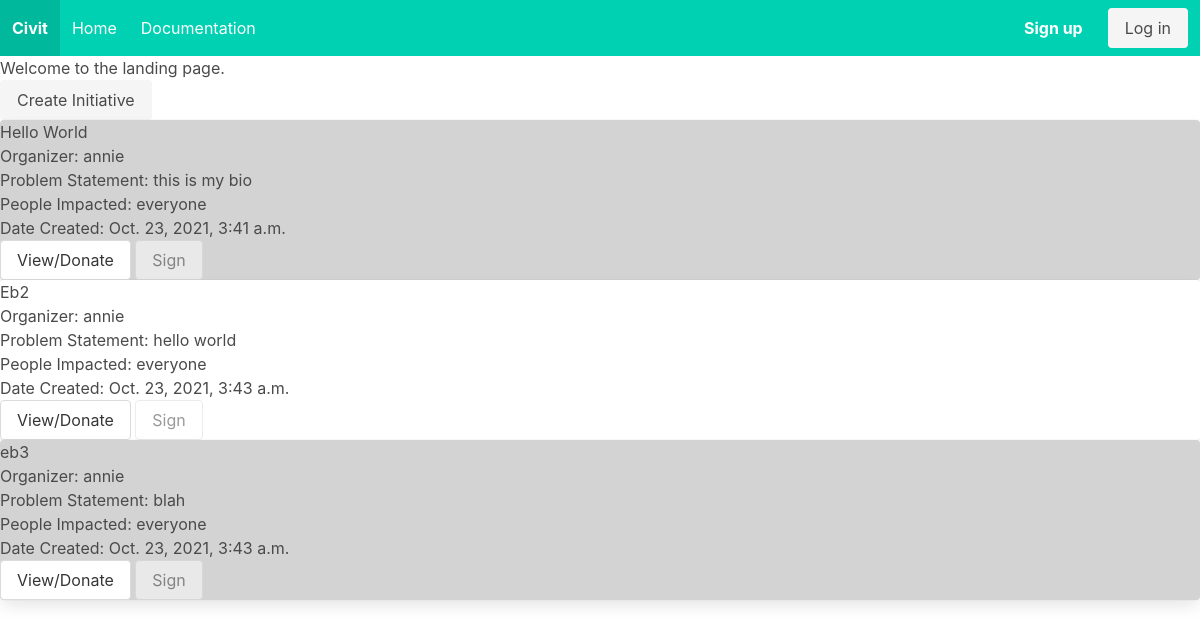
The app's page /, older data.
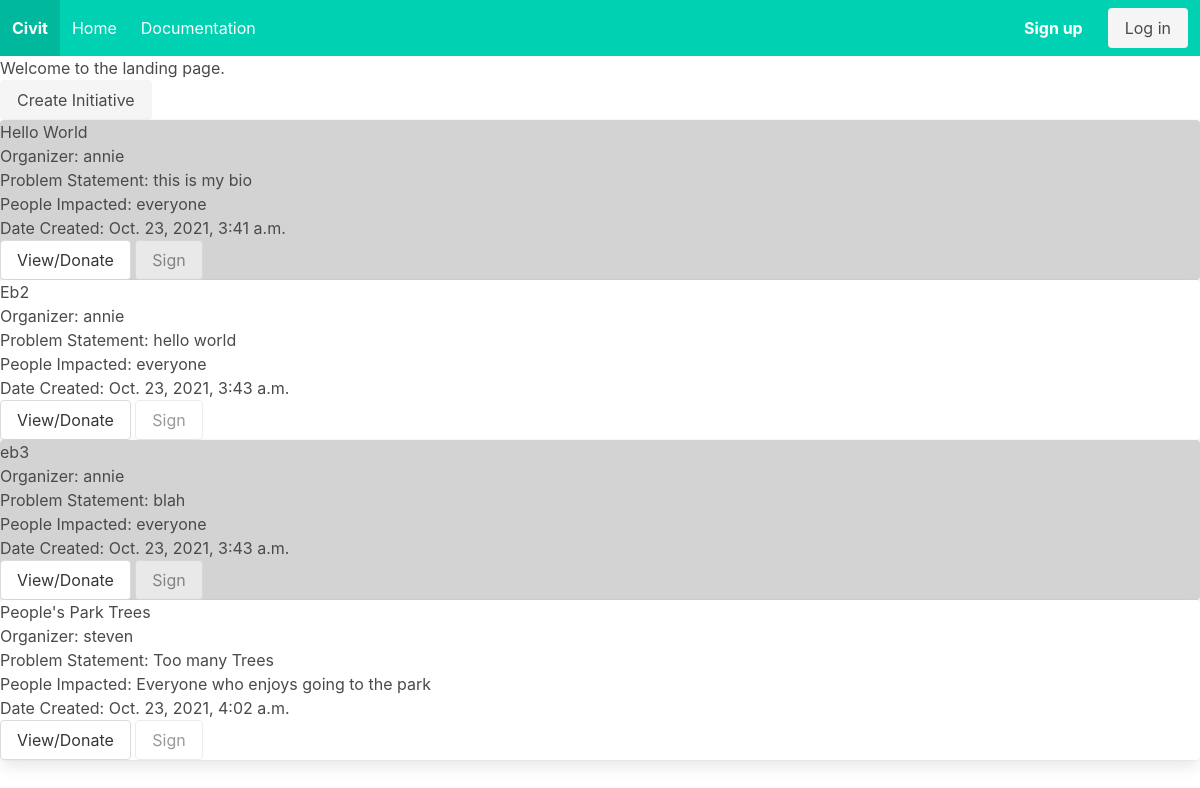
The same page, newer data.
### initz/models.py (models this page shows, shortened)
class Initiative(models.Model):
    primary_organizer = models.ForeignKey(User, related_name='primary_organizer', on_delete=models.CASCADE)
    title = models.CharField(max_length=200)
    problem_statement = models.TextField()
    people_impact = models.TextField()
    legislative_scope = models.TextField()
    date_created = models.DateTimeField(auto_now_add=True, editable=False)
    type = models.CharField(max_length=25)
    supporters = models.ManyToManyField(User, related_name='supporters')
    donors = models.ManyToManyField(User, related_name='donors')
    sponsors = models.ManyToManyField(User, related_name='sponsors')
    organizers = models.ManyToManyField(User, related_name='organizers')

### accounts/models.py (models this page shows)
class User(AbstractUser):
    bio = models.TextField(max_length=500, blank=True)
    profile_picture = models.URLField(blank=True, null=True)

### accounts/views.py (the view)
# urls.py: 2. Add a URL to urlpatterns:  path('', views.home, name='home')
def home(request):
    initiatives = Initiative.objects.all()
    return render(request, 'home_a.html', {'initiatives':initiatives})

### templates/home_a.html
{% extends 'base.html' %}
{% block content %}
    <div>
        <h1>Welcome to the landing page.</h1>
        <a class="button is-light" href="{% url 'create' %}">Create Initiative</a>
        {% for init in initiatives %}
        {% if forloop.counter0|divisibleby:2 %}
        <div class="card" style="background-color:#D3D3D3">
        {% else %}
        <div class="card">
        {% endif %}
            <h2>{{ init.title }}</h2>
            <h3>Organizer: {{ init.primary_organizer }}</h3>
            <p>Problem Statement: {{ init.problem_statement }}</p>
            <p>People Impacted: {{ init.people_impact }}</p>
            <p>Date Created: {{ init.date_created }}</p>
            <a class="button" href="{% url 'viewinit' init.pk %}">View/Donate</a>
            {% if user.is_authenticated and user not in init.supporters.all %}
            <a class="button" href="{% url 'sign' init.pk %}">Sign</a>
            {% else %}
            <a class="button" disabled>Sign</a>
            {% endif %}
        </div>
        {% endfor %}
    </div>
{% endblock %}

Row changes from the older to the newer data that the page shows:
added Initiative: title "People's Park Trees", primary_organizer "steven", problem_statement "Too many Trees", people_impact "Everyone who enjoys going to the park", date_created "Oct. 23, 2021, 4:02 a.m."
